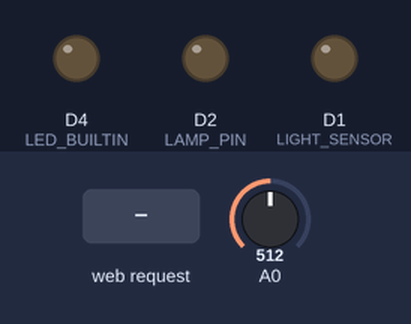
Simulated run of this sketch. Board: ESP8266 (NodeMCU). Parts: output pins drawn as LEDs (lit = HIGH, except the on-board LED, lit = LOW). The inputs (shaded band) are chosen by the test bench; at power-on: A0 = 512. WiFi joins after 1.5 s; servers stay silent unless stated; pins used as bus, display or sensor lines are not drawn; what the sketch prints to the serial monitor is not drawn.

Above: at 2.7 s.
2.8 s: HTTP request GET /Lamp/on received
At 3.4 s:
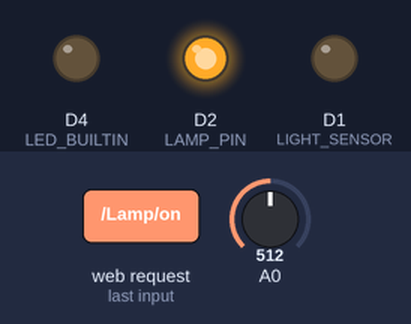
4.3 s: HTTP request GET /Lamp/off received
At 5.5 s:
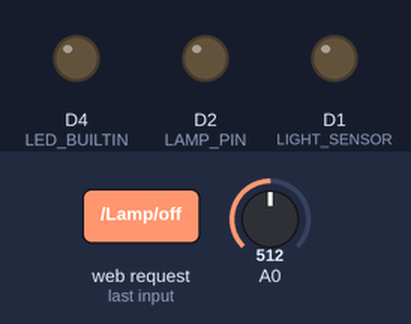
5.8 s: HTTP request GET /off received
At 6.9 s:
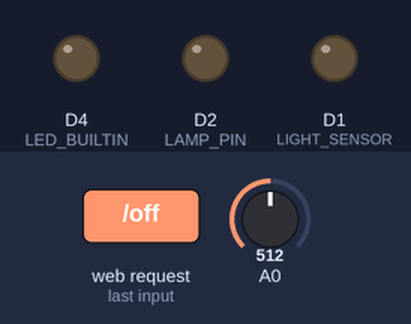
Timing chart, 0 to 8.8 s (numbered marks = the images above; inputs shaded):
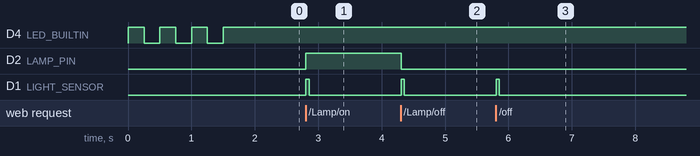

Measured:
- after the input at 2.8 s, D2 (LAMP_PIN): LOW → HIGH at once; D1 (LIGHT_SENSOR): LOW → HIGH at once, → LOW 0.05 s later
- after the input at 4.3 s, D2 (LAMP_PIN): HIGH → LOW at once; D1 (LIGHT_SENSOR): LOW → HIGH at once, → LOW 0.05 s later
- after the input at 5.8 s, D1 (LIGHT_SENSOR): LOW → HIGH at once, → LOW 0.05 s later
- by itself, D4 (LED_BUILTIN): alternates HIGH for 0.25 s and LOW for 0.25 s, 6 changes in all, then stays HIGH

The sketch:

SmartLamp.ino
```cpp
#define LAMP_PIN D2             // Định nghĩa chân đk đèn led
#define DISTANCE_SENSOR D0      //            chân đk cảm biến khoảng cách
#define LIGHT_SENSOR D1         //            chân đk cảm biến quang trở

#include <ESP8266WiFi.h>
const char* ssid     = "KevinHoang";  //biến tên Wifi thay đổi khi kết nối đến wifi
const char* password = "02071976";    //biến pass Wifi thay đổi khi kết nối đến wifi

WiFiServer server(80);

String header;

float light_value = 0.00, distance_value = 0.00;
int brightness = 0;
unsigned long currentTime = millis();
unsigned long previousTime = 0;
const long timeoutTime = 2000;

String lamp_state;

void setup() {
  Serial.begin(115200);
  pinMode(LED_BUILTIN, OUTPUT);
  pinMode(LAMP_PIN, OUTPUT);
  pinMode(DISTANCE_SENSOR, OUTPUT);
  pinMode(LIGHT_SENSOR, OUTPUT);

  Serial.print("Connecting to ");
  Serial.println(ssid);
  WiFi.begin(ssid, password);
  while (WiFi.status() != WL_CONNECTED) {
    digitalWrite(LED_BUILTIN, HIGH);
    delay(250);
    Serial.print(".");
    digitalWrite(LED_BUILTIN, LOW);
    delay(250);
  }
  Serial.println("");
  Serial.println("WiFi connected.");
  Serial.println("IP address: ");
  Serial.println(WiFi.localIP());
  server.begin();
}
float Read_Light(){
  digitalWrite(DISTANCE_SENSOR, LOW);
  digitalWrite(LIGHT_SENSOR, HIGH);
  delay(50);
  light_value = analogRead(A0);
  return light_value;
}
float Read_Distance(){
  digitalWrite(DISTANCE_SENSOR, HIGH);
  digitalWrite(LIGHT_SENSOR, LOW);
  delay(50);
  float volts = analogRead(A0)*0.0048828125;
  distance_value = 29.988 * pow(volts , -1.173);
  return distance_value;
}
void Dim_Light(){
  analogWrite(LAMP_PIN,brightness);
}
void loop(){
  WiFiClient client = server.available();
  digitalWrite(LED_BUILTIN, HIGH);
  if (client) {
    Serial.println("New Client.");
    String currentLine = "";
    currentTime = millis();
    previousTime = currentTime;
    while (client.connected() && currentTime - previousTime <= timeoutTime) {
      currentTime = millis();
      if (client.available()) {
        char c = client.read();
        Serial.write(c);
        header += c;
        if (c == '\n') {
          if (currentLine.length() == 0) {
            client.println("HTTP/1.1 200 OK");
            client.println("Content-type:text/html");
            client.println("Connection: close");
            client.println();

            if (header.indexOf("GET /Lamp/on") >= 0) {
              Serial.println("Lamp on");
              lamp_state = "on";
              digitalWrite(LAMP_PIN,HIGH);
            } else if (header.indexOf("GET /Lamp/off") >= 0) {
              Serial.println("Lamp off");
              lamp_state = "off";
              digitalWrite(LAMP_PIN,LOW);
            }

            client.println("<!DOCTYPE html><html>");
            client.println("<head><meta charset=\"UTF-8\" name=\"viewport\" content=\"width=device-width, initial-scale=1\">");
            client.println("<link rel=\"icon\" href=\"data:,\">");
            client.println("<style>html { font-family: Helvetica; display: inline-block; margin: 0px auto; text-align: center;}");
            client.println(".button { background-color: #195B6A; border: none; color: white; padding: 16px 40px;");
            client.println("text-decoration: none; font-size: 30px; margin: 2px; cursor: pointer;}");
            client.println("</style></head>");

            client.println("<body><h1>SmartLamp Web Server</h1>");

            client.println("<p>Trạng thái đèn: " + lamp_state + "</p>");

            if (lamp_state=="off") {
              client.println("<p><a href=\"/Lamp/on\"><button class=\"button\">BẬT</button></a></p>");
            } else {
              client.println("<p><a href=\"/Lamp/off\"><button class=\"button\">TẮT</button></a></p>");
            }
            client.println("<p>Giá trị ánh sáng: " + String(Read_Light(),2) + " lux </p>");
            client.println("<p>Giá trị khoảng cách: " + String(Read_Distance(),2) + " cm </p>");
            client.println("</body></html>");

            client.println();
            break;
          } else {
            currentLine = "";
          }
        } else if (c != '\r') {
          currentLine += c;
        }
      }
    }
    header = "";
    client.stop();
    Serial.println("Client disconnected.");
    Serial.println("");
  }
}
```
